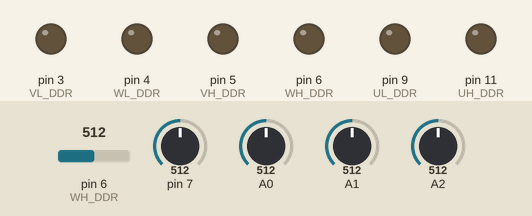
A sketch run on a simulated Arduino Uno, built with avr-gcc and run on an emulated ATmega328P. Parts: output pins drawn as LEDs (lit = HIGH). The inputs (shaded band) are chosen by the test bench; at power-on: pin 6 (WH_DDR) = 512, pin 7 = 512, A0 = 512, A1 = 512, A2 = 512.

Above: at 0.4 s.
Timing chart, 0 to 1.9 s (numbered marks = the images above):
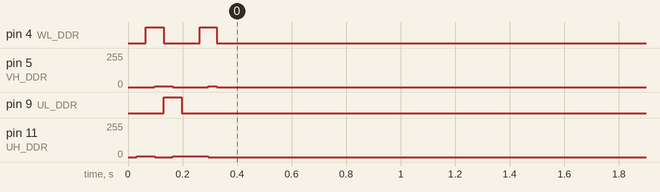

Measured:
- by itself, pin 4 (WL_DDR): alternates HIGH for 0.06 s and LOW for 0.13 s, 4 changes in all, then stays LOW
- by itself, pin 5 (VH_DDR): 0/255 → 5/255 at 0.10 s, → 0/255 0.07 s later
- by itself, pin 9 (UL_DDR): LOW → HIGH at 0.13 s, → LOW 0.07 s later
- by itself, pin 11 (UH_DDR): 0/255 → 5/255 at 0.03 s, → 0/255 0.07 s later, → 5/255 0.07 s later, → 0/255 0.13 s later

The sketch:

bldcAVR.ino
```cpp
// (licence header left out)
#include <avr/interrupt.h>
#include <avr/io.h>
#include <util/twi.h>

//Motoradresse
#define MOTOR_ADR 0x70

//PHASE1 (U)
#define UH_DDR  DDRB |= (1<<3);
#define UH_ON TCCR2A |= (1<<COM2A1);
#define UH_OFF  TCCR2A &= ~(1<<COM2A1);

//PHASE1 (U)
#define UL_DDR  DDRB |= (1<<1);
#define UL_ON PORTB |= (1<<1);
#define UL_OFF  PORTB &= ~(1<<1);


//PHASE2 (V)
#define VH_DDR  DDRD |= (1<<5);
#define VH_ON TCCR0A |= (1<<COM0B1);
#define VH_OFF  TCCR0A &= ~(1<<COM0B1);

//PHASE2 (V)
#define VL_DDR  DDRD |= (1<<3);//define VL_DDR  DDRB |= (1<<2);
#define VL_ON PORTD |= (1<<3);//#define VL_ON PORTB |= (1<<2);
#define VL_OFF  PORTD &= ~(1<<3);//#define VL_OFF  PORTB &= ~(1<<2);


//PHASE3 (W)
#define WH_DDR  DDRD |= (1<<6);//#define WH_DDR  DDRD |= (1<<3);
#define WH_ON TCCR2A |= (1<<COM0A1);//#define WH_ON TCCR2A |= (1<<COM2B1);
#define WH_OFF  TCCR2A &= ~(1<<COM0A1);//#define WH_OFF  TCCR2A &= ~(1<<COM2B1);

//PHASE3 (W)
#define WL_DDR  DDRD |= (1<<4);//#define WL_DDR  DDRC |= (1<<3);
#define WL_ON PORTD |= (1<<4);//#define WL_ON PORTC |= (1<<3);
#define WL_OFF  PORTD &= ~(1<<4);//#define WL_OFF  PORTC &= ~(1<<3);


#define PHASE_ALL_OFF UH_OFF;UL_OFF;VH_OFF;VL_OFF;WH_OFF;WL_OFF;

#define SENSE_U   ADMUX = 0;
#define SENSE_V   ADMUX = 1;
#define SENSE_W   ADMUX = 2;

#define SENSE_H   (ACSR&(1<<ACO))

#define START_PWM   5

volatile unsigned long i2c_timeout = 0;
volatile unsigned char rx_pwm = 100;
volatile unsigned char rotor_state = 0;
volatile unsigned char rotor_run = 0;

//############################################################################
void next_commutate_state (unsigned char startup)
//############################################################################
{
  switch (rotor_state)
  {
    case (0):
      if(!SENSE_H || startup)
      {
        WH_OFF;
        UH_ON;
        SENSE_W;
        rotor_state = 1;
        TCNT1 = 1;
      }
      break;

    case (1):
      if(SENSE_H || startup)
      {
        VL_OFF;
        WL_ON;
        SENSE_V;
        rotor_state = 2;
        TCNT1 = 1;
      }
      break;

    case (2):
      if(!SENSE_H || startup)
      {
        UH_OFF;
        VH_ON;
        SENSE_U;
        rotor_state = 3;
        TCNT1 = 1;
      }
      break;

    case (3):
      if(SENSE_H || startup)
      {
        WL_OFF;
        UL_ON;
        SENSE_W;
        rotor_state = 4;
        TCNT1 = 1;
      }
      break;

    case (4):
      if(!SENSE_H || startup)
      {
        VH_OFF;
        WH_ON;
        SENSE_V;
        rotor_state = 5;
        TCNT1 = 1;
      }
      break;

    case (5):
      if(SENSE_H || startup)
      {
        UL_OFF;
        VL_ON;
        SENSE_U;
        rotor_state = 0;
        TCNT1 = 1;
      }
      break;
  }
}

//############################################################################
//back EMF zero crossing detection
ISR (ANALOG_COMP_vect)
//############################################################################
{
  if(rotor_run == 200) next_commutate_state (0);

  rotor_run++;
  if(rotor_run > 200)
  {
    rotor_run = 200;
  }
}

//############################################################################
ISR (TIMER1_OVF_vect)
//############################################################################
{
  next_commutate_state (1);
  rotor_run = 0;
  OCR2A = START_PWM;
  OCR0A = START_PWM;//  OCR2B = START_PWM;
  OCR0B = START_PWM;
}

//############################################################################
ISR (TWI_vect)
//############################################################################
{
  switch (TWSR & 0xF8) //TW_STATUS
  {
    //Adresse empfangen
    case TW_SR_SLA_ACK:
      TWCR |= (1<<TWINT);
      return;

    //Daten empfangen
    case TW_SR_DATA_ACK:
      rx_pwm = TWDR;
      TWCR |= (1<<TWINT);
      i2c_timeout = 0;
      rx_pwm=analogRead(A5);
      Serial.println(rx_pwm);
      return;

    //Bus-Fehler zurücksetzen
    case TW_NO_INFO:
      TWCR |=(1<<TWSTO) | (1<<TWINT);

    //Bus-Fehler zurücksetzen
    case TW_BUS_ERROR:
      TWCR |=(1<<TWSTO) | (1<<TWINT);
  }
  //Reset TW
  TWCR =(1<<TWEA) | (1<<TWINT) | (1<<TWEN) | (1<<TWIE);
}

//############################################################################
//Hauptprogramm
int main (void)
//############################################################################
{
  //Watchdog on
  WDTCSR = (1<<WDCE) | (1<<WDE);
  Serial.begin(250000);
  //Motordriver output
  UH_DDR;
  VH_DDR;
  WH_DDR;
  UL_DDR;
  VL_DDR;
  WL_DDR;

  //PWM for UH, VH and WH (>32KHz)
  TCCR0A |= (1<<COM0B1|1<<WGM01|1<<WGM00);
  TCCR0B |= (1<<CS00);

  TCCR2A |= (1<<COM2A1|1<<COM2B1|1<<WGM21|1<<WGM20);
  TCCR2B |= (1<<CS20);

  //TIMER1 for start commutation or Back EMF lost
  TCCR1B |= (1<<CS11);
  TIMSK1 |= (1<<TOIE1);

  PHASE_ALL_OFF;

  //Comperator init for back EMF
  ADCSRB  |= (1<<ACME);
  DIDR1 |= (1<<AIN0D);
  ACSR  |= (1<<ACIE);

  //I2C Init
  TWAR = MOTOR_ADR & 0xFE;
    TWCR = (1<<TWINT)|(1<<TWEA)|(1<<TWEN)|(1<<TWIE);

  //Interrupts enabel
  sei();


  while(1)
  {
    asm("wdr");
    if(rx_pwm > START_PWM)
    {
      ACSR |= (1<<ACIE);
      TIMSK1 |= (1<<TOIE1);

      if(rotor_run == 200)
      {
        OCR2A = rx_pwm;
        OCR2B = rx_pwm;
        OCR0B = rx_pwm;
      }
      i2c_timeout++;

      if(i2c_timeout>100000)
      {
        rx_pwm = 0;
      }
    }
    else
    {
      PHASE_ALL_OFF;
      ACSR&=~(1<<ACIE);
      TIMSK1 &= ~(1<<TOIE1);
    }
  }
}
```
